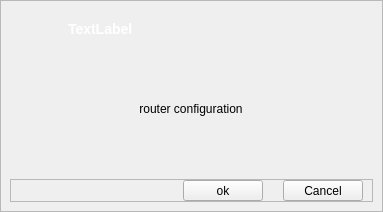
<?xml version="1.0" encoding="UTF-8"?>
<ui version="4.0">
 <class>QGenieMsgDialog</class>
 <widget class="QDialog" name="QGenieMsgDialog">
  <property name="geometry">
   <rect>
    <x>0</x>
    <y>0</y>
    <width>383</width>
    <height>212</height>
   </rect>
  </property>
  <property name="windowTitle">
   <string>NETGEAR Genie</string>
  </property>
  <layout class="QVBoxLayout" name="verticalLayout_2">
   <property name="spacing">
    <number>0</number>
   </property>
   <property name="margin">
    <number>0</number>
   </property>
   <item>
    <widget class="QFrame" name="frame">
     <property name="styleSheet">
      <string notr="true">#frame
{
	background-image: url(:/bg_dlg_mid.png);
}
#label_title
{
	color:rgb(255,255,255);
	font: bold 14px ;
}

</string>
     </property>
     <property name="frameShape">
      <enum>QFrame::StyledPanel</enum>
     </property>
     <property name="frameShadow">
      <enum>QFrame::Raised</enum>
     </property>
     <layout class="QVBoxLayout" name="verticalLayout">
      <property name="topMargin">
       <number>18</number>
      </property>
      <item>
       <layout class="QHBoxLayout" name="horizontalLayout_3">
        <item>
         <spacer name="horizontalSpacer_2">
          <property name="orientation">
           <enum>Qt::Horizontal</enum>
          </property>
          <property name="sizeType">
           <enum>QSizePolicy::Fixed</enum>
          </property>
          <property name="sizeHint" stdset="0">
           <size>
            <width>58</width>
            <height>20</height>
           </size>
          </property>
         </spacer>
        </item>
        <item>
         <widget class="QLabel" name="label_title">
          <property name="sizePolicy">
           <sizepolicy hsizetype="Expanding" vsizetype="Preferred">
            <horstretch>0</horstretch>
            <verstretch>0</verstretch>
           </sizepolicy>
          </property>
          <property name="text">
           <string>TextLabel</string>
          </property>
         </widget>
        </item>
       </layout>
      </item>
      <item>
       <layout class="QHBoxLayout" name="horizontalLayout_2">
        <item>
         <widget class="QLabel" name="label">
          <property name="sizePolicy">
           <sizepolicy hsizetype="Expanding" vsizetype="Expanding">
            <horstretch>0</horstretch>
            <verstretch>0</verstretch>
           </sizepolicy>
          </property>
          <property name="maximumSize">
           <size>
            <width>350</width>
            <height>16777215</height>
           </size>
          </property>
          <property name="text">
           <string>router configuration</string>
          </property>
          <property name="alignment">
           <set>Qt::AlignCenter</set>
          </property>
          <property name="wordWrap">
           <bool>true</bool>
          </property>
         </widget>
        </item>
       </layout>
      </item>
      <item>
       <widget class="QFrame" name="frame_2">
        <property name="maximumSize">
         <size>
          <width>16777215</width>
          <height>23</height>
         </size>
        </property>
        <property name="frameShape">
         <enum>QFrame::StyledPanel</enum>
        </property>
        <property name="frameShadow">
         <enum>QFrame::Raised</enum>
        </property>
        <layout class="QHBoxLayout" name="horizontalLayout">
         <property name="spacing">
          <number>20</number>
         </property>
         <property name="topMargin">
          <number>0</number>
         </property>
         <property name="bottomMargin">
          <number>0</number>
         </property>
         <item>
          <spacer name="horizontalSpacer_3">
           <property name="orientation">
            <enum>Qt::Horizontal</enum>
           </property>
           <property name="sizeType">
            <enum>QSizePolicy::Expanding</enum>
           </property>
           <property name="sizeHint" stdset="0">
            <size>
             <width>150</width>
             <height>18</height>
            </size>
           </property>
          </spacer>
         </item>
         <item>
          <widget class="QPushButton" name="but_ok">
           <property name="sizePolicy">
            <sizepolicy hsizetype="Minimum" vsizetype="Maximum">
             <horstretch>0</horstretch>
             <verstretch>0</verstretch>
            </sizepolicy>
           </property>
           <property name="focusPolicy">
            <enum>Qt::NoFocus</enum>
           </property>
           <property name="text">
            <string>ok</string>
           </property>
          </widget>
         </item>
         <item>
          <widget class="QPushButton" name="but_cancel">
           <property name="focusPolicy">
            <enum>Qt::NoFocus</enum>
           </property>
           <property name="text">
            <string>Cancel</string>
           </property>
          </widget>
         </item>
        </layout>
       </widget>
      </item>
     </layout>
    </widget>
   </item>
  </layout>
 </widget>
 <resources/>
 <connections/>
</ui>
